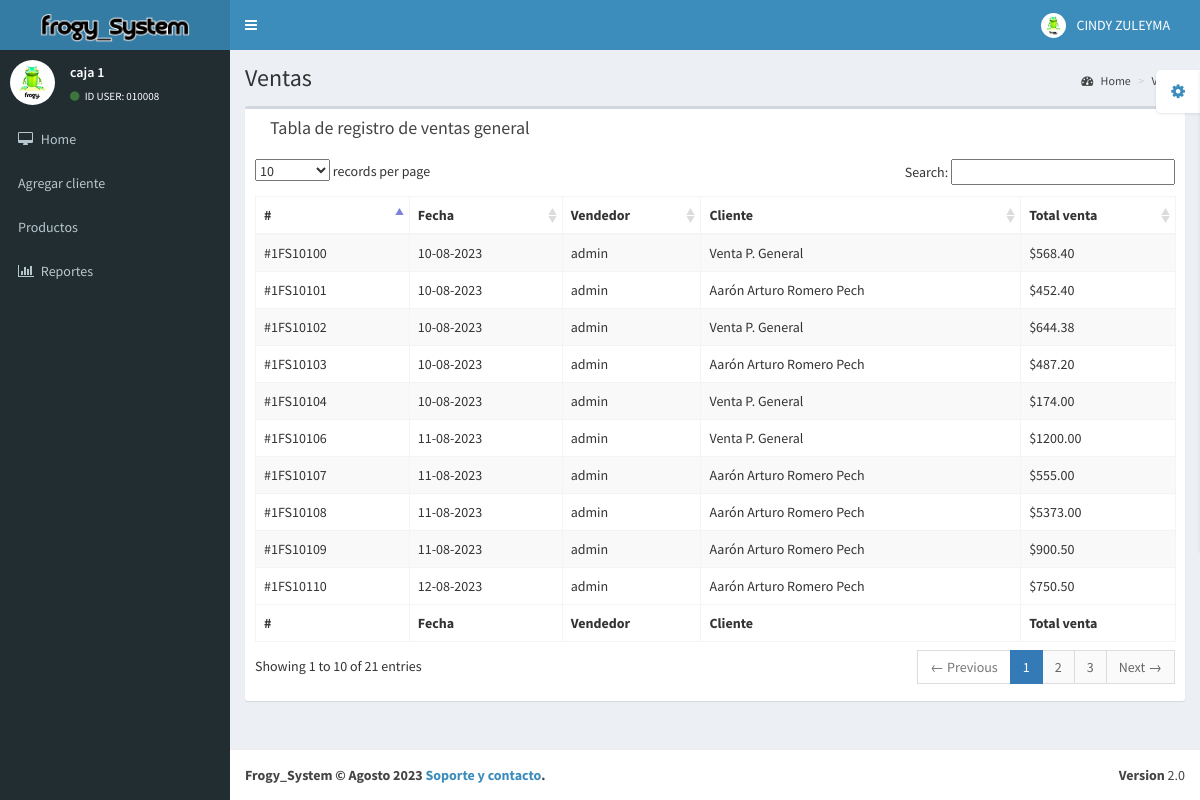
The page /public/ventas.php (signed in) on the database its author committed.
### tables this page shows
CREATE TABLE `usuarios` (
  `id_usuario` int NOT NULL,
  `nombre` varchar(50) NOT NULL,
  `nombre_usuario` varchar(50) NOT NULL,
  `contraseña` varchar(20) NOT NULL,
  `rol` varchar(10) NOT NULL,
  `correo` varchar(100) NOT NULL,
  `telefono` varchar(20) NOT NULL
);

CREATE TABLE `notacompra` (
  `id_nota` int NOT NULL,
  `fecha_hr` varchar(25) DEFAULT NULL,
  `total_compra` decimal(10,2) DEFAULT NULL,
  `idCliente` int NOT NULL,
  `id_vendedor` int NOT NULL
);

CREATE TABLE `clientes` (
  `idCliente` int NOT NULL,
  `nombre_completo` varchar(100) DEFAULT NULL,
  `fechaNac` varchar(30) DEFAULT NULL,
  `codPos` varchar(15) DEFAULT NULL,
  `telefono` varchar(30) NOT NULL,
  `correo` varchar(50) NOT NULL,
  `ciudad` varchar(50) NOT NULL,
  `colonia` varchar(50) NOT NULL,
  `calle` varchar(50) NOT NULL,
  `num_casa` varchar(20) NOT NULL
);

### public/ventas.php (the view, shortened to what this page needs)
<?php
$con = conectar();
$id_usuario = $_SESSION['id_usuario'];
if (!isset($_SESSION['id_usuario'])) {
  header("Location: ../index.php");
} else {
  $usuario = mysqli_query($con, "SELECT * FROM `usuarios` WHERE `id_usuario` LIKE '$id_usuario'");
  $user = mysqli_fetch_array($usuario);
  $nombre = $user['nombre'];
  $name_user = $user['nombre_usuario'];
?>
  <!DOCTYPE html>
  <html>
  <head>
    <link href="../bootstrap/css/bootstrap.min.css" rel="stylesheet" type="text/css" />
    <link href="https://maxcdn.bootstrapcdn.com/font-awesome/4.3.0/css/font-awesome.min.css" rel="stylesheet" type="text/css" />
    <link href="http://code.ionicframework.com/ionicons/2.0.0/css/ionicons.min.css" rel="stylesheet" type="text/css" />
    <link href="../plugins/datatables/dataTables.bootstrap.css" rel="stylesheet" type="text/css" />
    <link href="../dist/css/AdminLTE.min.css" rel="stylesheet" type="text/css" />
    <link href="../dist/css/skins/_all-skins.min.css" rel="stylesheet" type="text/css" />
  </head>
  <body class="skin-blue">
    <div class="wrapper">
      <header class="main-header">
        <a href="../public/inicio.php" class="logo"><img src="../img/text/frogy_logoBLANCO.png" height="30px"></a>
        <nav class="navbar navbar-static-top" role="navigation">
          <a href="#" class="sidebar-toggle" data-toggle="offcanvas" role="button">
          </a>
          <div class="navbar-custom-menu">
            <ul class="nav navbar-nav">
              <li class="dropdown user user-menu">
                <a href="#" class="dropdown-toggle" data-toggle="dropdown">
                  <img src="../img/icon/LOGO_frogy.png" class="user-image" alt="User Image" />
                  <span class="hidden-xs"><?php echo $nombre ?></span>
                </a>
              </li>
            </ul>
          </div>
        </nav>
      </header>
      <?php include("../admin/menu.php") ?>
      <div class="content-wrapper">
        <section class="content-header">
          <h1>
            Ventas
          </h1>
          <ol class="breadcrumb">
            <li><a href="../public/inicio.php"><i class="fa fa-dashboard"></i> Home</a></li>
            <li><a href="#">Ventas</a></li>
          </ol>
        </section>
        <section class="content">
          <div class="row">
            <div class="col-xs-12">
              <div class="box">
                <div class="box-header">
                  <div class="container">
                    <div class="row">
                      <div class="col-xs-10">
                        <h3 class="box-title">Tabla de registro de ventas general</h3>
                      </div>
                    </div>
                  </div>
                </div>
                <div class="box-body">
                  <table id="example1" class="table table-bordered table-striped">
                    <thead>
                      <tr>
                        <th>#</th>
                        <th>Fecha</th>
                        <th>Vendedor</th>
                        <th>Cliente</th>
                        <th>Total venta</th>
                      </tr>
                    </thead>
                    <tbody>
                      <?php
                      $query = mysqli_query($con, "SELECT * FROM `notacompra`");
                      while ($row = mysqli_fetch_array($query)) {
                        $id_nota = $row['id_nota'];
                        $id_cliente = $row['idCliente'];
                        $id_vendedor = $row['id_vendedor'];
                      ?>
                        <tr>
                          <td>#1FS10<?php echo$id_nota ?></td>
                          <td><?php echo$row['fecha_hr'] ?></td>
                          <td>
                            <?php
                            $vendedor = mysqli_query($con, "SELECT * FROM `usuarios` WHERE `id_usuario` LIKE '$id_vendedor'");
                            $c=mysqli_fetch_array($vendedor);
                            echo$c['nombre'];
                            ?>
                          </td>
                          <td>
                            <?php
                            if($id_cliente <= '0'){
                              ?>
                              <p><b>Venta cancelada</b></p>
                              <?php
                            }else{
                            $cliente = mysqli_query($con, "SELECT * FROM `clientes` WHERE `idCliente` LIKE '$id_cliente'");
                            $cli = mysqli_fetch_array($cliente);
                            echo$cli['nombre_completo'];
                            }
                            ?>
                          </td>
                          <td>$<?php echo$row['total_compra'] ?></td>
                        </tr>
                      <?php
                      }
                      ?>
                    </tbody>
                    <tfoot>
                      <tr>
                        <th>#</th>
                        <th>Fecha</th>
                        <th>Vendedor</th>
                        <th>Cliente</th>
                        <th>Total venta</th>
                      </tr>
                    </tfoot>
                  </table>
                </div>
              </div>
            </div>
          </div>
        </section>
      </div>
      <footer class="main-footer">
    <div class="pull-right hidden-xs">
      <b>Version</b> 2.0
    </div>
    <strong>Frogy_System &copy; Agosto 2023<a href="../contacto.html" target="_blank"> Soporte y contacto</a>.</strong>
  </footer>
    </div>
  </body>
  </html>
<?php
}
?>

### admin/menu.php (shortened to what this page needs)
<aside class="main-sidebar">
  <section class="sidebar">
    <div class="user-panel">
      <div class="pull-left image">
        <img src="../img/icon/LOGO_frogy.png" class="img-circle" alt="User Image" />
      </div>
      <div class="pull-left info">
        <p><?php echo $name_user ?></p>
        <a href="#"><i class="fa fa-circle text-success"></i> ID USER: 01000<?php echo $id_usuario ?></a>
      </div>
    </div>
    <ul class="sidebar-menu">
      <li class="treeview">
        <a href="../public/inicio.php">
          <i class="fa fa-desktop"></i> <span>Home</span>
        </a>
      </li>
      <li class="treeview">
        <a href="../public/clientes.php">
          <i class="ion ion-person-add"></i> <span>Agregar cliente</span>
        </a>
      </li>
      <li class="treeview">
        <a href="../public/productos.php">
          <i class="ion ion-ios-pricetag-outline"></i> <span>Productos</span>
        </a>
      </li>
      <li class="treeview">
        <a href="../public/reportes.php">
          <i class="fa fa-bar-chart-o"></i> <span>Reportes</span>
        </a>
      </li>
    </ul>
  </section>
</aside>

### rows shown on the page
usuarios: nombre "CINDY ZULEYMA", nombre_usuario "caja 1"
notacompra: id_nota "100", fecha_hr "10-08-2023", usuarios.nombre "admin", idCliente.nombre_completo "Venta P. General", total_compra "568.40"
notacompra: id_nota "101", fecha_hr "10-08-2023", usuarios.nombre "admin", idCliente.nombre_completo "Aarón Arturo Romero Pech", total_compra "452.40"
notacompra: id_nota "102", fecha_hr "10-08-2023", usuarios.nombre "admin", idCliente.nombre_completo "Venta P. General", total_compra "644.38"
notacompra: id_nota "103", fecha_hr "10-08-2023", usuarios.nombre "admin", idCliente.nombre_completo "Aarón Arturo Romero Pech", total_compra "487.20"
notacompra: id_nota "104", fecha_hr "10-08-2023", usuarios.nombre "admin", idCliente.nombre_completo "Venta P. General", total_compra "174.00"
notacompra: id_nota "106", fecha_hr "11-08-2023", usuarios.nombre "admin", idCliente.nombre_completo "Venta P. General", total_compra "1200.00"
notacompra: id_nota "107", fecha_hr "11-08-2023", usuarios.nombre "admin", idCliente.nombre_completo "Aarón Arturo Romero Pech", total_compra "555.00"
notacompra: id_nota "108", fecha_hr "11-08-2023", usuarios.nombre "admin", idCliente.nombre_completo "Aarón Arturo Romero Pech", total_compra "5373.00"
notacompra: id_nota "109", fecha_hr "11-08-2023", usuarios.nombre "admin", idCliente.nombre_completo "Aarón Arturo Romero Pech", total_compra "900.50"
notacompra: id_nota "110", fecha_hr "12-08-2023", usuarios.nombre "admin", idCliente.nombre_completo "Aarón Arturo Romero Pech", total_compra "750.50"

### other values the page prints
$id_usuario "8"
